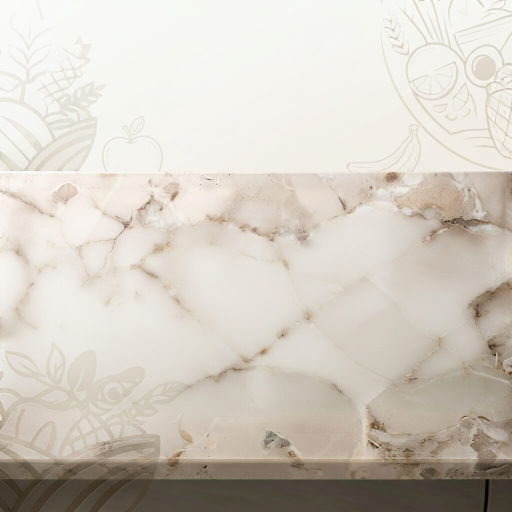
#> input picture frontend/admin-panel/src/assets/Fondo-lgc.jpg, 1024 x 1024 px (shown at 1/2 size)
$ python -i optimizador.py   (imports and definitions only)
#> lines starting #> are read from the running program, lines starting #| are printed output that depends on the picture
"""
Optimizador de imágenes: lo que se sube se guarda listo para la web y con un
diagnóstico de calidad.

Por qué existe: los paneles guardaban las fotos tal como salían del teléfono
o de internet (un PNG de 4 MB para una miniatura), y la tienda las servía así.
Aquí cada imagen que entra a la plataforma:

1. Se endereza según su EXIF y pierde los metadatos (ubicación del teléfono
   incluida: no tienen por qué acabar en un bucket público).
2. Se reduce si pasa del lado máximo; nunca se agranda.
3. Se recodifica en WebP, que conserva la transparencia de los PNG. Un PNG
   pasa a WebP SIN pérdida (mismos píxeles, menos peso); solo si es una foto
   guardada como PNG, donde el sin pérdida seguiría pesando megas, se usa
   WebP con pérdida de calidad alta. Un JPEG va con la calidad normal. Si el
   resultado no es más liviano que el original y no hubo que reducirla, se
   queda el original: recomprimir un JPEG ya bueno solo le resta calidad.
4. Se diagnostica: ¿está pixelada?, ¿es una foto pequeña que alguien amplió?,
   ¿le alcanza la resolución? El diagnóstico NO bloquea la subida; la
   biblioteca lo muestra para que quien la subió decida si busca otra.

Todo con Pillow y sin numpy: las medidas salen de operaciones de imagen
(diferencias y promedios por reducción en caja), que Pillow hace en C.

Cómo se reconoce una imagen pixelada
------------------------------------
Al ampliar una foto pequeña «por vecino más cercano» cada píxel original se
vuelve un bloque de NxN idénticos. Dentro de un bloque la diferencia entre
columnas vecinas es cero; solo en el borde del bloque salta. En una foto real
esas diferencias se reparten de forma continua. Así que, en las zonas con
textura (en un fondo blanco liso todo es «plano» y no dice nada), se mide qué
parte de las columnas y de las filas es plana frente a las que tienen borde:
más de la mitad plana en ambos sentidos es una cuadrícula de bloques, y la
distancia entre bordes da el tamaño del bloque.

Cómo se reconoce una foto ampliada (borrosa)
--------------------------------------------
Una foto agrandada con suavizado no tiene bloques, pero tampoco detalle fino:
si se reduce a la mitad y se vuelve a agrandar, casi no cambia. En una foto
nacida a ese tamaño se pierde bastante. La razón entre lo que se pierde y la
textura de la imagen estima la resolución que de verdad tiene.
"""
from __future__ import annotations

import io
import logging
import posixpath
from dataclasses import asdict, dataclass, field
from statistics import median

from django.conf import settings
from PIL import Image, ImageChops, ImageOps, ImageStat, UnidentifiedImageError

logger = logging.getLogger(__name__)

# Más píxeles que esto no se abren: una «bomba de descompresión» (un PNG de
# pocos KB que declara 50.000x50.000) tumbaría el servidor al decodificarla.
PIXELES_MAXIMOS = 60_000_000

FORMATOS_RASTER = {"JPEG", "PNG", "WEBP", "MPO", "BMP", "TIFF"}

# Calidades del diagnóstico. Los textos para el panel van en `motivos`.
BUENA = "BUENA"
ACEPTABLE = "ACEPTABLE"
BAJA = "BAJA"

# --- Pixelado (bloques) ---
TESELA = 64
DESVIACION_TEXTURA = 12      # gris: menos que esto es una zona lisa
# Una diferencia por debajo de esta fracción del borde típico (percentil 90
# del perfil) cuenta como plana. 0,4 y no menos: el JPEG deja ruido dentro
# de los bloques y con un umbral más estricto la cuadrícula se le escapa.
FACTOR_PLANO = 0.4
# Calibrado con 22 fotos reales del catálogo de La Gran Cosecha: las
# originales (y recomprimidas a JPEG 30) dan como mucho 0,30; las mismas
# ampliadas por vecino más cercano x2 a x6, aun recomprimidas, desde 0,35.
FRACCION_PLANA_PIXELADA = 0.36
TESELAS_MINIMAS = 6

# --- Ampliación (borrosa) ---
# Razón entre lo que se pierde al reducir y volver a ampliar, y la textura.
# Por debajo de esto, la versión reducida ya contaba toda la imagen. En la
# calibración las originales dieron desde 0,36 y las ampliadas x3 con
# suavizado hasta 0,26 (las x2 entre 0,19 y 0,48: solo se detectan algunas).
DETALLE_MINIMO = 0.30
FACTORES_AMPLIACION = (2, 3, 4)

# --- Resolución ---
LADO_BUENO = 1000
LADO_ACEPTABLE = 600


def lado_maximo() -> int:
    return getattr(settings, "IMAGENES_LADO_MAXIMO", 2000)


def calidad_webp() -> int:
    return getattr(settings, "IMAGENES_CALIDAD_WEBP", 80)


def calidad_webp_alta() -> int:
    return getattr(settings, "IMAGENES_CALIDAD_WEBP_ALTA", 90)


# Formatos que guardan los píxeles tal cual: su WebP se intenta sin pérdida.
FORMATOS_SIN_PERDIDA = {"PNG", "BMP", "TIFF"}

# Un WebP sin pérdida se acepta mientras no pese más de esto veces su versión
# con pérdida de calidad alta. En logos, iconos y capturas el sin pérdida
# suele pesar MENOS que el con pérdida; en una foto guardada como PNG pesa
# 5 a 10 veces más, y ahí se usa el de calidad alta (a la vista idéntico).
FACTOR_SIN_PERDIDA = 2.0


# --------------------------------------------------------------------------
# Diagnóstico
# --------------------------------------------------------------------------
@dataclass
class Diagnostico:
    calidad: str
    pixelada: bool
    ampliada: bool
    ancho: int
    alto: int
    # La resolución que de verdad tiene: menor que ancho x alto cuando está
    # pixelada o ampliada.
    ancho_efectivo: int
    alto_efectivo: int
    bloque: int | None = None
    motivos: list[str] = field(default_factory=list)
    recomendacion: str = ""
    # Las medidas en bruto, para ajustar umbrales sin tener que volver a
    # descargar las imágenes.
    medidas: dict = field(default_factory=dict)

    def como_dict(self) -> dict:
        return asdict(self)


def _a_gris(img: Image.Image) -> Image.Image:
    """Escala de grises; lo transparente cuenta como fondo blanco."""
    if img.mode in ("RGBA", "LA") or (img.mode == "P" and "transparency" in img.info):
        rgba = img.convert("RGBA")
        fondo = Image.new("RGBA", rgba.size, (255, 255, 255, 255))
        return Image.alpha_composite(fondo, rgba).convert("L")
    return img.convert("L")


def _zona_central(gris: Image.Image, lado: int = 1024) -> Image.Image:
    """
    Un recorte central a resolución NATIVA. Reducir antes de medir borraría
    justo los bloques que se buscan; recortar acota el costo en fotos grandes.
    """
    w, h = gris.size
    if w <= lado and h <= lado:
        return gris
    x = max(0, (w - lado) // 2)
    y = max(0, (h - lado) // 2)
    return gris.crop((x, y, x + min(w, lado), y + min(h, lado)))


# [12 lines left out: function _perfil_plano, not called in this run]


def _medir_bloques(zona: Image.Image) -> dict:
    w, h = zona.size
    if w < TESELA + 1 or h < TESELA + 1:
        return {"teselas": 0}
    # |columna x+1 − columna x| y |fila y+1 − fila y|, en flotante para que
    # los promedios pequeños no se redondeen a cero.
    dif_col = ImageChops.difference(zona.crop((1, 0, w, h)), zona.crop((0, 0, w - 1, h))).convert("F")
    dif_fil = ImageChops.difference(zona.crop((0, 1, w, h)), zona.crop((0, 0, w, h - 1))).convert("F")

    fracciones, bloques = [], []
    for y in range(0, h - TESELA, TESELA):
        for x in range(0, w - TESELA, TESELA):
            tesela = zona.crop((x, y, x + TESELA, y + TESELA))
            if ImageStat.Stat(tesela).stddev[0] < DESVIACION_TEXTURA:
                continue
            n = TESELA - 1
            # Reducir en caja a una sola fila promedia cada columna: el perfil
            # de la tesela sale de una operación en C, sin recorrer píxeles.
            columnas = list(dif_col.crop((x, y, x + n, y + TESELA)).resize((n, 1), Image.BOX).get_flattened_data())
            filas = list(dif_fil.crop((x, y, x + TESELA, y + n)).resize((1, n), Image.BOX).get_flattened_data())
            pc, pf = _perfil_plano(columnas), _perfil_plano(filas)
            if pc is None or pf is None:
                continue
            fracciones.append(min(pc[0], pf[0]))
            bordes = (pc[1] + pf[1]) / 2
            if bordes:
                bloques.append(n / bordes)
    if not fracciones:
        return {"teselas": 0}
    return {
        "teselas": len(fracciones),
        "fraccion_plana": round(median(fracciones), 3),
        "bloque": round(median(bloques), 1) if bloques else None,
    }


# [25 lines left out: functions _medir_detalle, _factor_ampliacion, not called in this run]


def diagnosticar(img: Image.Image) -> Diagnostico:
    """El diagnóstico de calidad de una imagen ya abierta (y enderezada)."""
    ancho, alto = img.size
    zona = _zona_central(_a_gris(img))
    bloques = _medir_bloques(zona)

    pixelada = (
        bloques.get("teselas", 0) >= TESELAS_MINIMAS
        and bloques.get("fraccion_plana", 0) >= FRACCION_PLANA_PIXELADA
        and (bloques.get("bloque") or 0) >= 1.6
    )
    # Una imagen pixelada pasa la prueba de detalle de sobra (sus bordes de
    # bloque son puro detalle falso), así que solo se mide si no lo está.
    factor_ampliacion, detalles = (1, {}) if pixelada else _factor_ampliacion(zona)
    ampliada = factor_ampliacion > 1

    factor = 1.0
    bloque = None
    if pixelada:
        bloque = max(2, round(bloques["bloque"]))
        factor = bloques["bloque"]
    elif ampliada:
        factor = factor_ampliacion
    ancho_ef, alto_ef = int(ancho / factor), int(alto / factor)
    lado_ef = max(ancho_ef, alto_ef)

    motivos = []
    if pixelada:
        motivos.append(
            f"Está pixelada: se ven bloques de unos {bloque} px. Es una imagen pequeña "
            f"que alguien agrandó; su resolución real es de unos {ancho_ef}×{alto_ef} px."
        )
    elif ampliada:
        motivos.append(
            f"Se ve borrosa: parece una foto de unos {ancho_ef}×{alto_ef} px agrandada "
            f"a {ancho}×{alto}. No tiene detalle fino."
        )
    if lado_ef < LADO_ACEPTABLE:
        motivos.append(f"Resolución baja ({ancho_ef}×{alto_ef} px): se verá pixelada en pantallas grandes.")
    elif lado_ef < LADO_BUENO:
        motivos.append(f"Resolución justa ({ancho_ef}×{alto_ef} px): bien para tarjetas, corta para un banner.")

    if pixelada or ampliada or lado_ef < LADO_ACEPTABLE:
        calidad = BAJA
        recomendacion = (
            f"Busca el archivo original o toma una foto nueva de al menos {LADO_BUENO} px "
            "en su lado más largo. Evita capturas de pantalla e imágenes descargadas de redes."
        )
    elif lado_ef < LADO_BUENO:
        calidad = ACEPTABLE
        recomendacion = f"Sirve para el catálogo; para banners usa una de al menos {LADO_BUENO} px."
    else:
        calidad = BUENA
        recomendacion = ""

    return Diagnostico(
        calidad=calidad,
        pixelada=pixelada,
        ampliada=ampliada,
        ancho=ancho,
        alto=alto,
        ancho_efectivo=ancho_ef,
        alto_efectivo=alto_ef,
        bloque=bloque,
        motivos=motivos,
        recomendacion=recomendacion,
        medidas={**bloques, **detalles},
    )


# --------------------------------------------------------------------------
# Optimización
# --------------------------------------------------------------------------
@dataclass
class Resultado:
    contenido: bytes
    nombre: str
    content_type: str
    ancho: int
    alto: int
    tamano_original: int
    tamano: int
    # False: se conserva el archivo original (ya era liviano).
    optimizada: bool
    diagnostico: Diagnostico


# [124 lines left out: functions _leer, _con_extension, _webp_desde_sin_perdida, procesar, not called in this run]

>>> from PIL import Image
>>> picture = Image.open('../../../frontend/admin-panel/src/assets/Fondo-lgc.jpg')
#> picture is the input picture: PIL image 1024x1024 RGB; mean R, G, B 210.1, 203.6, 193.7
>>> result = diagnosticar(picture)
#> in _a_gris, `return img.convert("L")`:
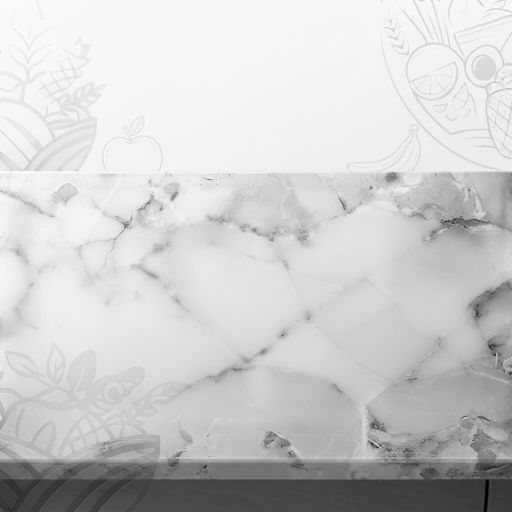
#> returned value: PIL image 1024x1024 L (shown at 1/2 size); min 0, max 255, mean 204.4
#> in _zona_central, `w, h = gris.size`: w = 1024
#> in _medir_bloques, `dif_col = ImageChops.difference(zona.crop((1, 0, w, h)), zona.crop((0,..`:
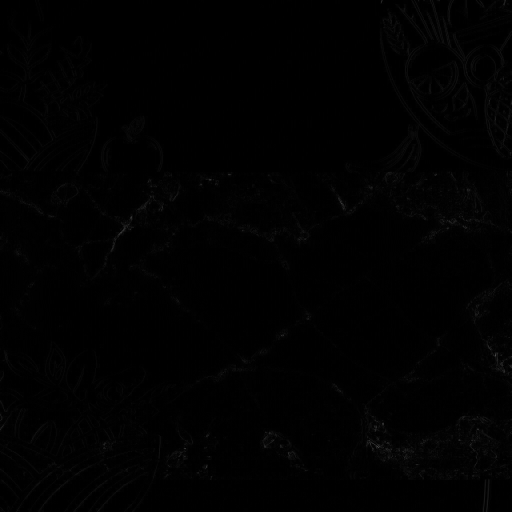
#> dif_col: PIL image 1023x1024 F (shown at 1/2 size); min 0, max 110, mean 1.2
#> after the loop in _medir_bloques, `for y in range(0, h - TESELA, TESELA):`: bloques = []
#> (the run stopped early here; a loop or call above may not have finished)
